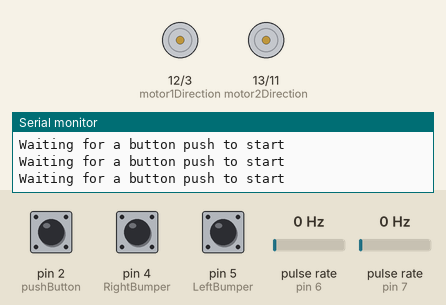
Simulated run of this sketch. Board: Arduino Uno, built with avr-gcc and run on an emulated ATmega328P. Shown: direction and speed pins drawn as motors (green arrow = direction pin HIGH = forward, orange = LOW = backward, longer = more drive), the last lines printed to the serial monitor. Wiring (inferred from the names in the program): 2 × pulse sensor: data pin 6 / data pin 7. The test bench sets the inputs (shaded band); at power-on: pin 2 (pushButton) LOW, pin 4 (RightBumper) LOW, pin 5 (LeftBumper) LOW, pulse rate (sensors on pin 6, pin 7) 0 Hz.

Above: at 1.2 s.
1.3 s: pin 2 (pushButton) pulled HIGH for 0.15 s
At 1.8 s:
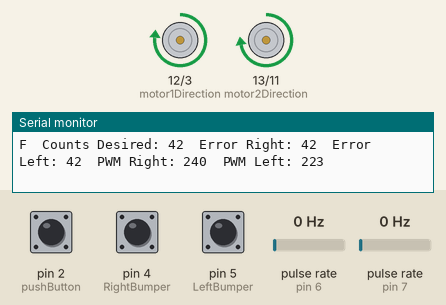
2.9 s: pin 4 (RightBumper) pulled HIGH for 0.15 s
At 3.12 s:
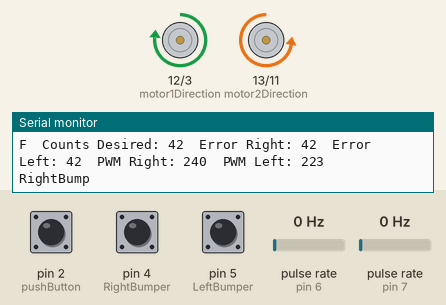
4.6 s: pin 5 (LeftBumper) pulled HIGH for 1 s
At 4.79 s:
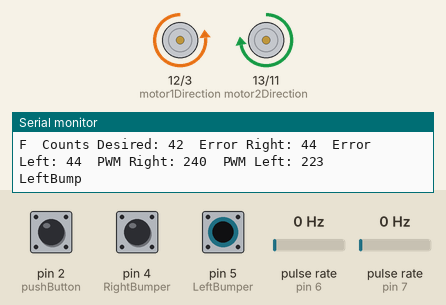
7.6 s: pulse rate (sensor on pin 6) set to 4 Hz
10.6 s: pulse rate (sensor on pin 7) set to 50 Hz
13.6 s: pulse rate (sensor on pin 6) set to 100 Hz
Timing chart, 0 to 17.6 s (numbered marks = the images above; inputs shaded):
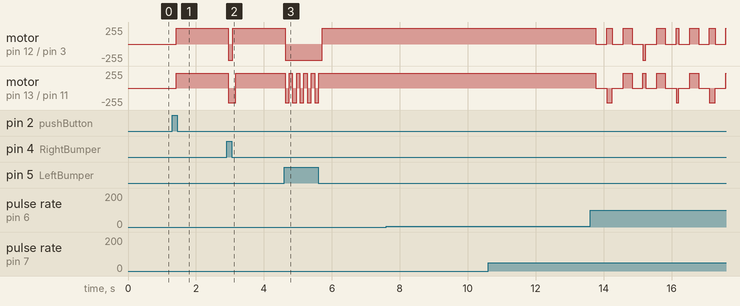

The sketch:

EncoderMotorPIDcommandCodeUpdated.ino
```cpp
/* a closed loop proportional control
*  js 20131008  updated 20160223
*/
#include <PinChangeInt.h>

#define  EncoderCountsPerRev (12.0)
//diameter of wheel is 3.25 in
#define  DistancePerRev       (0.85) //feet per wheel revolution
#define  DistancePerTurn      (0.16) //feet per 90 deg
// these next two are the digital pins we'll use for the encoders
#define  EncoderMotor1  6
#define  EncoderMotor2 7
#define  RightBumper 4
#define  LeftBumper 5
#define scale .93
#define  motor1     1
#define  motor2    2
#define pushButton 2
// here we define the pwm and direction for Right Motor (1) and Left Motor (2)
#define  motor1PWM        3
#define  motor1Direction 12
#define  motor2PWM       11
#define  motor2Direction 13
#define pwm1    240//duty cycle on right wheel for straight line
#define pwm2    (int)pwm1*scale //duty cycle on left wheel for straight line
#define deadband1 240
#define deadband2 (int)deadband1*scale
///////////////////////////////////
volatile unsigned int leftEncoderCount = 0;
volatile unsigned int rightEncoderCount = 0;
int currentCountRight;
int currentCountLeft;
bool rightBump = 0;
bool leftBump = 0;
bool buttonState = 0;
bool buttonPrevious = 0;
bool button;
String directions[]={"F","L","F","R","F","L","F","L","F","R","F","R","F","L","F","R","F"};
int distances[]={3,90,1,90,1,90,1,90,4,90,1,90,1,90,1,90,3};

void setup(){
  // set stuff up
  Serial.begin(9600);
  Serial.print("Encoder Testing Program ");
  Serial.print("Now setting up the Right Encoder: Pin ");
  Serial.print(EncoderMotor2);
  Serial.println();
  pinMode(EncoderMotor2, INPUT_PULLUP); //use the internal pullup resistor
  // this next line setup the PinChange Interrupt
  PCintPort::attachInterrupt(EncoderMotor2, indexLeftEncoderCount,CHANGE);
  // if you "really" want to know what's going on read the PinChange.h file :)
  /////////////////////////////////////////////////
  Serial.print("Now setting up the Left Encoder: Pin ");
  Serial.print(EncoderMotor1);
  Serial.println();
  pinMode(EncoderMotor1, INPUT_PULLUP); //use the internal pullup resistor
  //we could have set this up using just "pinMode(EncoderMotor2, INPUT_PULLUP);
  PCintPort::attachInterrupt(EncoderMotor1, indexRightEncoderCount,CHANGE);
  pinMode(motor1PWM, OUTPUT);
  pinMode(motor2PWM, OUTPUT);
  pinMode(motor1Direction, OUTPUT);
  pinMode(motor2Direction, OUTPUT);
  pinMode(pushButton, INPUT);
  pinMode(RightBumper, INPUT);
  pinMode(LeftBumper, INPUT);
} /////////////// end of setup ////////////////////////////////////

//////////////////////////////////////////////////////////
void indexLeftEncoderCount()
{
  leftEncoderCount++;
}
//////////////////////////////////////////////////////////
void indexRightEncoderCount()
{
  rightEncoderCount++;
}
/////////////////////// loop() ////////////////////////////////////
void loop()
{
  Serial.println("Waiting for a button push to start");
  button = digitalRead(pushButton);
  if (button != buttonPrevious) {
    if (button == 1){
      buttonState = !buttonState;
    }
  }
  buttonPrevious = button;
//delay(1000);  // wait a second before going into the motion loop
  if(buttonState){
    Serial.println("Button pushed!");
    for (int i=0; i < 17; i++){
      Serial.println(i);
      drive(directions[i],distances[i]);
      delay(300);
    }
    motor(motor1,0);
    motor(motor2,0);
    exit(0);
  }
}
//////////////////////////////// end of loop() /////////////////////////////////

////////////////////////////////////////////////////////////////////////////////
void drive(String dirct, int dist) // direction gives forward left or right, distance is how many units forward, or 90 deg left or right
{
    int countsDesired;
    int CMDleft, CMDright;
    int errorLeft;
    int errorRight;
    int reverseDistRight;
    int reverseDistLeft;
    rightEncoderCount = 0;
    leftEncoderCount = 0;
    if (dirct == "F"){
      countsDesired = (int) (dist * EncoderCountsPerRev / DistancePerRev);
    }
    else if (dirct == "L" || dirct == "R") {
      countsDesired = (int) (DistancePerTurn * EncoderCountsPerRev / DistancePerRev); //12 steps per rev r_chasis=3.375 in, d_wheel=3.25in
    }
//  we make the errors non-zero so our first test gets us into the loop
    errorLeft = countsDesired;
    errorRight = countsDesired;
    while(errorLeft > 0 || errorRight > 0){
      if (dirct == "F"){
        rightBump = digitalRead(RightBumper);
        leftBump = digitalRead(LeftBumper);
        if (rightBump || leftBump){
  //        currentCountRight = rightEncoderCount;
  //        currentCountLeft = leftEncoderCount;
          motor(motor1, -pwm1);
          motor(motor2,-pwm2);
  //        reverseDistRight = rightEncoderCount - currentCountRight;
  //        reverseDistLeft = leftEncoderCount - currentCountLeft;
          delay(120);
          if (rightBump){
            Serial.println("RightBump");
            motor(motor1, pwm1);
            motor(motor2,-pwm2);
            delay(80);
            rightBump = 0;
          }
          if (leftBump) {
            Serial.println("LeftBump");
            motor(motor1,-pwm1);
            motor(motor2,pwm2);
            delay(80);
            leftBump = 0;
          }
          rightEncoderCount = rightEncoderCount-2;
          leftEncoderCount = leftEncoderCount-2;
        }
      }
      errorLeft = countsDesired - leftEncoderCount;
      errorRight = countsDesired - rightEncoderCount;
      CMDleft = computeCommand(countsDesired, errorLeft, pwm2,deadband2);
      CMDright = computeCommand(countsDesired, errorRight, pwm1,deadband1);
      Serial.print(dirct);
      Serial.print("\tCounts Desired: ");
      Serial.print(countsDesired);
      Serial.print("\tError Right: ");
      Serial.print(errorRight);
      Serial.print("\tError Left: ");
      Serial.print(errorLeft);
      Serial.print("\tPWM Right: ");
      Serial.print(CMDright);
      Serial.print("\tPWM Left: ");
      Serial.println(CMDleft);
      if (dirct == "F"){
        motor(motor1, CMDright);
        motor(motor2, CMDleft);
      }
      else if (dirct ==  "L"){
        motor(motor1, CMDright);
        motor(motor2, -CMDleft);
      }
      else if (dirct ==  "R"){
        motor(motor1, -CMDright);
        motor(motor2, CMDleft);
      }
//      errorRight = countsDesired - rightEncoderCount;
//      errorLeft = countsDesired - leftEncoderCount;
//    Serial.println();
//    Serial.print(errorRight);
//    Serial.print(",");
//    Serial.println(errorLeft);
    }
    motor(motor1,0);
    motor(motor2,0);
    countsDesired = 0;
    errorRight = 0;
    errorLeft = 0;
    CMDright = 0;
    CMDleft = 0;
    return;
}
/////////////////////////////////////////////////////////////////
int computeCommand(int count, int err, int PWM, int deadband)
//  gain, and error, both are integer values
{
//    Serial.println();
//    Serial.print(err);
//    Serial.print("/");
//    Serial.print(count);
//    Serial.print("=");
//    Serial.println((int)(err/count));
    int cmdDir = (PWM*err/count);
    if (err <= 0) {
      cmdDir = 0;
    }
//    Serial.print("Initial: ");
//    Serial.print(cmdDir);
    if (cmdDir  > PWM){
      cmdDir = PWM;
    }
    else if(cmdDir < deadband){
      cmdDir = deadband;
    }
//    Serial.print(" Adjustments: ");
//    Serial.println(cmdDir);
    return(cmdDir);
}
///////////////////////////////////////////////////////////////
void motor(int m, int pwm){
//  Serial.print(" entering motor");
//  Serial.print(m);
//  Serial.print("\t");
//  Serial.println(pwm);
  if(m == motor1){
    if(pwm > 0){
      digitalWrite(motor1Direction, HIGH);
      analogWrite(motor1PWM, pwm);
    }
    else if(pwm < 0){
      digitalWrite(motor1Direction, LOW);
      analogWrite(motor1PWM, -pwm);
      }
    else{
      analogWrite(motor1PWM, 0);
    }
  }
  if(m == motor2){
    if(pwm > 0){
      digitalWrite(motor2Direction, HIGH);
      analogWrite(motor2PWM, pwm);
    }
    else if(pwm < 0){
      digitalWrite(motor2Direction, LOW);
      analogWrite(motor2PWM, -pwm);
    }
    else {
      analogWrite(motor2PWM, 0);
    }
  }
}
///////////////////////////////////////////////////////////////
```

Measured:
- after the input at 1.3 s, motor on pin 12 (motor1Direction) / pin 3 (motor1PWM): stopped → forward 240/255 after 0.12 s; motor on pin 13 (motor2Direction) / pin 11 (motor2PWM): stopped → forward 223/255 after 0.12 s
- after the input at 2.9 s, motor on pin 12 (motor1Direction) / pin 3 (motor1PWM): forward 240/255 → backward 240/255 after 0.06 s, → forward 240/255 0.12 s later; motor on pin 13 (motor2Direction) / pin 11 (motor2PWM): forward 223/255 → backward 223/255 after 0.06 s, → forward 223/255 0.22 s later
- after the input at 4.6 s, motor on pin 12 (motor1Direction) / pin 3 (motor1PWM): forward 240/255 → backward 240/255 at once, → forward 240/255 1.1 s later; motor on pin 13 (motor2Direction) / pin 11 (motor2PWM): alternates forward 223/255 for 0.10 s and backward 223/255 for 0.12 s, 10 changes in all, then stays forward 223/255, starting at once
